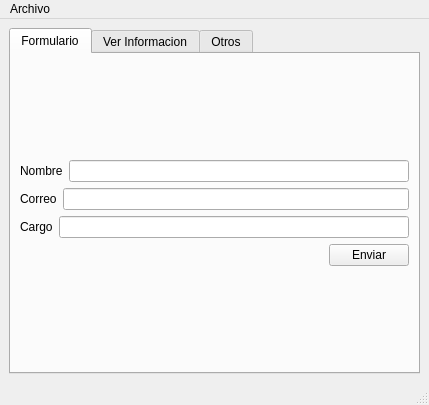
<?xml version="1.0" encoding="UTF-8"?>
<ui version="4.0">
 <class>MainWindow</class>
 <widget class="QMainWindow" name="MainWindow">
  <property name="geometry">
   <rect>
    <x>0</x>
    <y>0</y>
    <width>429</width>
    <height>405</height>
   </rect>
  </property>
  <property name="windowTitle">
   <string>MainWindow</string>
  </property>
  <widget class="QWidget" name="centralwidget">
   <layout class="QGridLayout" name="gridLayout">
    <item row="0" column="1">
     <widget class="QTabWidget" name="tabWidget">
      <property name="currentIndex">
       <number>0</number>
      </property>
      <widget class="QWidget" name="tab">
       <attribute name="title">
        <string>Formulario</string>
       </attribute>
       <layout class="QGridLayout" name="gridLayout_2">
        <item row="0" column="0">
         <layout class="QVBoxLayout" name="verticalLayout">
          <item>
           <layout class="QHBoxLayout" name="horizontalLayout">
            <item>
             <widget class="QLabel" name="nombreLabel">
              <property name="text">
               <string>Nombre</string>
              </property>
             </widget>
            </item>
            <item>
             <widget class="QLineEdit" name="nombreLineEdit"/>
            </item>
           </layout>
          </item>
          <item>
           <layout class="QHBoxLayout" name="horizontalLayout_2">
            <item>
             <widget class="QLabel" name="correoLabel">
              <property name="text">
               <string>Correo</string>
              </property>
             </widget>
            </item>
            <item>
             <widget class="QLineEdit" name="correoLineEdit"/>
            </item>
           </layout>
          </item>
          <item>
           <layout class="QHBoxLayout" name="horizontalLayout_3">
            <item>
             <widget class="QLabel" name="cargoLabel">
              <property name="text">
               <string>Cargo</string>
              </property>
             </widget>
            </item>
            <item>
             <widget class="QLineEdit" name="cargoLineEdit"/>
            </item>
           </layout>
          </item>
          <item>
           <layout class="QHBoxLayout" name="horizontalLayout_4">
            <item>
             <spacer name="horizontalSpacer">
              <property name="orientation">
               <enum>Qt::Horizontal</enum>
              </property>
              <property name="sizeHint" stdset="0">
               <size>
                <width>40</width>
                <height>20</height>
               </size>
              </property>
             </spacer>
            </item>
            <item>
             <widget class="QPushButton" name="enviarPushButton">
              <property name="text">
               <string>Enviar</string>
              </property>
             </widget>
            </item>
           </layout>
          </item>
         </layout>
        </item>
       </layout>
      </widget>
      <widget class="QWidget" name="tab_3">
       <attribute name="title">
        <string>Ver Informacion</string>
       </attribute>
       <layout class="QGridLayout" name="gridLayout_3">
        <item row="0" column="0">
         <layout class="QVBoxLayout" name="verticalLayout_2">
          <item>
           <widget class="QTextEdit" name="textEdit"/>
          </item>
          <item>
           <layout class="QHBoxLayout" name="horizontalLayout_5">
            <item>
             <spacer name="horizontalSpacer_2">
              <property name="orientation">
               <enum>Qt::Horizontal</enum>
              </property>
              <property name="sizeHint" stdset="0">
               <size>
                <width>40</width>
                <height>20</height>
               </size>
              </property>
             </spacer>
            </item>
            <item>
             <widget class="QPushButton" name="pushButton">
              <property name="text">
               <string>Mostrar Datos</string>
              </property>
             </widget>
            </item>
           </layout>
          </item>
         </layout>
        </item>
       </layout>
      </widget>
      <widget class="QWidget" name="tab_2">
       <attribute name="title">
        <string>Otros</string>
       </attribute>
       <layout class="QGridLayout" name="gridLayout_4">
        <item row="0" column="0">
         <widget class="QCalendarWidget" name="calendarWidget"/>
        </item>
       </layout>
      </widget>
     </widget>
    </item>
   </layout>
  </widget>
  <widget class="QMenuBar" name="menubar">
   <property name="geometry">
    <rect>
     <x>0</x>
     <y>0</y>
     <width>429</width>
     <height>21</height>
    </rect>
   </property>
   <widget class="QMenu" name="menuMenu1">
    <property name="title">
     <string>Archivo</string>
    </property>
    <addaction name="actionFormulario"/>
    <addaction name="actionVer_Informacion"/>
    <addaction name="separator"/>
    <addaction name="actionOtros"/>
   </widget>
   <addaction name="menuMenu1"/>
  </widget>
  <widget class="QStatusBar" name="statusbar"/>
  <action name="actionFormulario">
   <property name="text">
    <string>Formulario</string>
   </property>
  </action>
  <action name="actionVer_Informacion">
   <property name="text">
    <string>Ver Informacion</string>
   </property>
  </action>
  <action name="actionOtros">
   <property name="text">
    <string>Otros</string>
   </property>
  </action>
 </widget>
 <resources/>
 <connections/>
</ui>
